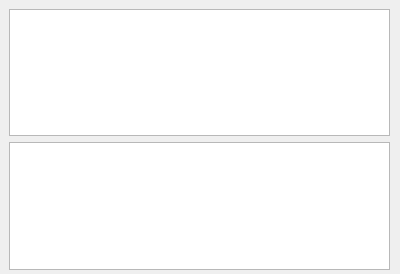
<?xml version="1.0" encoding="UTF-8"?>
<ui version="4.0">
 <class>TranslationResultForm</class>
 <widget class="QWidget" name="TranslationResultForm">
  <property name="geometry">
   <rect>
    <x>0</x>
    <y>0</y>
    <width>400</width>
    <height>274</height>
   </rect>
  </property>
  <property name="windowTitle">
   <string>Form</string>
  </property>
  <widget class="QWidget" name="gridLayoutWidget">
   <property name="geometry">
    <rect>
     <x>9</x>
     <y>9</y>
     <width>381</width>
     <height>261</height>
    </rect>
   </property>
   <layout class="QGridLayout" name="gridLayout">
    <item row="0" column="0">
     <widget class="QTextEdit" name="originalTextEdit">
      <property name="sizePolicy">
       <sizepolicy hsizetype="Expanding" vsizetype="Expanding">
        <horstretch>0</horstretch>
        <verstretch>0</verstretch>
       </sizepolicy>
      </property>
      <property name="font">
       <font>
        <pointsize>10</pointsize>
       </font>
      </property>
     </widget>
    </item>
    <item row="1" column="0">
     <widget class="QTextEdit" name="translatedTextEdit">
      <property name="font">
       <font>
        <pointsize>10</pointsize>
       </font>
      </property>
     </widget>
    </item>
   </layout>
  </widget>
 </widget>
 <resources/>
 <connections/>
</ui>
